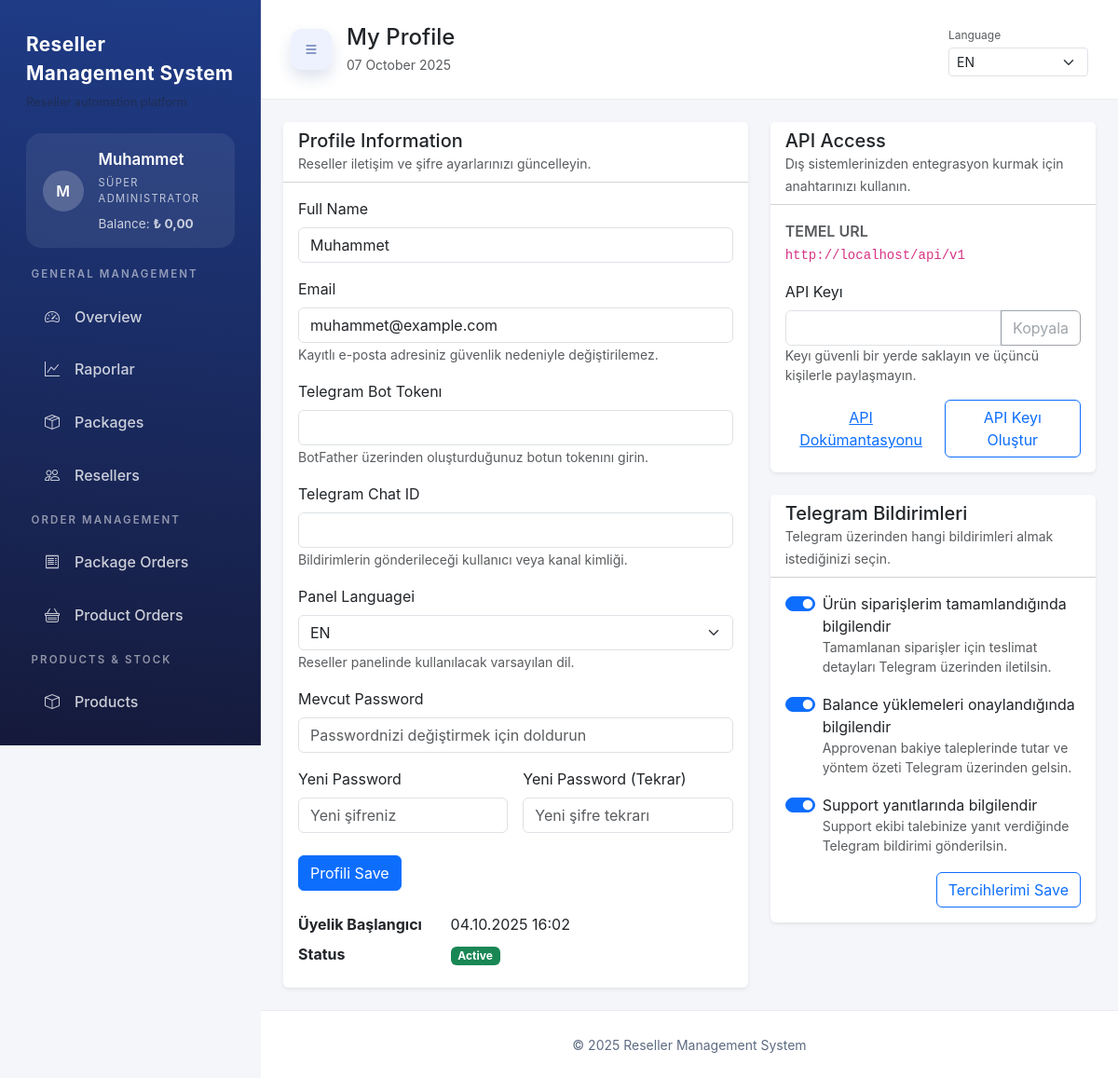
The app's page /profile.php (signed in) with its own data.
### tables this page shows
CREATE TABLE IF NOT EXISTS users (
    id INT AUTO_INCREMENT PRIMARY KEY,
    name VARCHAR(150) NOT NULL,
    email VARCHAR(150) NOT NULL UNIQUE,
    password_hash VARCHAR(255) NOT NULL,
    api_key VARCHAR(128) NULL,
    locale VARCHAR(5) NULL,
    role ENUM('super_admin','admin','finance','support','content','reseller') NOT NULL DEFAULT 'reseller',
    balance DECIMAL(12,2) NOT NULL DEFAULT 0,
    status ENUM('active','inactive') NOT NULL DEFAULT 'active',
    telegram_bot_token VARCHAR(255) NULL,
    telegram_chat_id VARCHAR(191) NULL,
    notify_order_completed TINYINT(1) NOT NULL DEFAULT 1,
    notify_balance_approved TINYINT(1) NOT NULL DEFAULT 1,
    notify_support_replied TINYINT(1) NOT NULL DEFAULT 1,
    low_balance_since DATETIME NULL DEFAULT NULL,
    created_at DATETIME NOT NULL DEFAULT CURRENT_TIMESTAMP,
    updated_at DATETIME NULL DEFAULT NULL ON UPDATE CURRENT_TIMESTAMP,
    UNIQUE KEY uniq_users_api_key (api_key)
);

### profile.php (the view, shortened to what the rows shown need)
<?php
require __DIR__ . '/bootstrap.php';
$user = $_SESSION['user'];
$hasApiKey = isset($user['api_key']) && $user['api_key'] !== '';
$pageTitle = 'Profilim';
include __DIR__ . '/templates/header.php';
?>
<div class="row g-4">
    <div class="col-12 col-xl-7">
        <div class="card border-0 shadow-sm h-100">
            <div class="card-body">
                <form method="post" class="mb-4">
                    <div class="mb-3">
                        <label class="form-label">Ad Soyad</label>
                        <input type="text" name="name" class="form-control" value="<?= Helpers::sanitize($user['name']) ?>" required>
                    </div>
                    <div class="mb-3">
                        <label class="form-label">E-posta</label>
                        <input type="email" class="form-control" value="<?= Helpers::sanitize($user['email']) ?>" readonly>
                        <small class="text-muted">Kayıtlı e-posta adresiniz güvenlik nedeniyle değiştirilemez.</small>
                    </div>
                </form>
                <dl class="row mb-0">
                    <dt class="col-sm-4">Üyelik Başlangıcı</dt>
                    <dd class="col-sm-8"><?= isset($user['created_at']) ? date('d.m.Y H:i', strtotime($user['created_at'])) : '-' ?></dd>
                    <dt class="col-sm-4">Durum</dt>
                    <dd class="col-sm-8"><span class="badge bg-success">Aktif</span></dd>
                </dl>
            </div>
        </div>
    </div>
    <div class="col-12 col-xl-5">
        <div class="card border-0 shadow-sm mb-4">
            <div class="card-body">
                <div class="d-flex flex-column flex-md-row gap-2 justify-content-between align-items-md-center">
                    <form method="post" class="text-md-end">
                        <button type="submit" class="btn btn-outline-primary"><?= Helpers::sanitize($hasApiKey ? 'API Anahtarını Yenile' : 'API Anahtarı Oluştur') ?></button>
                    </form>
                </div>
            </div>
        </div>
        <div class="card border-0 shadow-sm mb-4">
            <div class="card-body">
                <form method="post" class="vstack gap-3">
                    <div class="form-check form-switch">
                        <input class="form-check-input" type="checkbox" id="notifyOrderCompleted" name="notify_order_completed" <?= (!isset($user['notify_order_completed']) || $user['notify_order_completed'] !== '0') ? 'checked' : '' ?>>
                        <label class="form-check-label" for="notifyOrderCompleted">Ürün siparişlerim tamamlandığında bilgilendir</label>
                        <small class="text-muted d-block">Tamamlanan siparişler için teslimat detayları Telegram üzerinden iletilsin.</small>
                    </div>
                    <div class="form-check form-switch">
                        <input class="form-check-input" type="checkbox" id="notifyBalanceApproved" name="notify_balance_approved" <?= (!isset($user['notify_balance_approved']) || $user['notify_balance_approved'] !== '0') ? 'checked' : '' ?>>
                        <label class="form-check-label" for="notifyBalanceApproved">Bakiye yüklemeleri onaylandığında bilgilendir</label>
                        <small class="text-muted d-block">Onaylanan bakiye taleplerinde tutar ve yöntem özeti Telegram üzerinden gelsin.</small>
                    </div>
                    <div class="form-check form-switch">
                        <input class="form-check-input" type="checkbox" id="notifySupportReplied" name="notify_support_replied" <?= (!isset($user['notify_support_replied']) || $user['notify_support_replied'] !== '0') ? 'checked' : '' ?>>
                        <label class="form-check-label" for="notifySupportReplied">Destek yanıtlarında bilgilendir</label>
                        <small class="text-muted d-block">Destek ekibi talebinize yanıt verdiğinde Telegram bildirimi gönderilsin.</small>
                    </div>
                </form>
            </div>
        </div>
    </div>
</div>
<?php include __DIR__ . '/templates/footer.php';

### templates/header.php (shortened to what the rows shown need)
<?php
$user = $_SESSION['user'] ?? null;
$pageHeadline = $pageTitle ?? 'Panel';
$siteName = Helpers::siteName();
$siteTagline = Helpers::siteTagline();
$currentPath = Helpers::currentPath();
$isAdminRole = $user ? Auth::isAdminRole($user['role']) : false;
$isAdminArea = $user && $isAdminRole && strpos($currentPath, '/admin/') === 0;
$menuBadges = array();
if ($user && $isAdminRole) {
    try {
        $sidebarPdo = Database::connection();
        if (Auth::userHasRole($user, array('super_admin', 'admin', 'support'))) {
            $menuBadges['/admin/orders.php'] = (int) $sidebarPdo
                ->query("SELECT COUNT(*) FROM package_orders WHERE status IN ('pending','paid')")
                ->fetchColumn();
            $menuBadges['/admin/product-orders.php'] = (int) $sidebarPdo
                ->query("SELECT COUNT(*) FROM product_orders WHERE status IN ('pending','processing')")
                ->fetchColumn();
        }
    } catch (\Throwable $sidebarException) {
        $menuBadges = array();
    }
}
$menuSections = array();
if ($user) {
    if ($isAdminRole) {
        foreach ($adminSections as $section) {
            $items = array();
            foreach ($section['items'] as $item) {
                $allowedRoles = $item['roles'] ?? Auth::adminRoles();
                if (Auth::userHasRole($user, $allowedRoles)) {
                    $items[] = $item;
                }
            }
            if ($items) {
                $section['items'] = $items;
                $menuSections[] = $section;
            }
        }
    }
}
$nameSource = $user['name'] ?? ($user['email'] ?? 'U');
if (function_exists('mb_substr')) {
    $avatarInitial = mb_strtoupper(mb_substr($nameSource, 0, 1, 'UTF-8'), 'UTF-8');
} else {
    $avatarInitial = strtoupper(substr($nameSource, 0, 1));
}
$userRoleLabel = $user ? Auth::roleLabel($user['role']) : '';
?>
<!DOCTYPE html>
<html lang="<?= Lang::htmlLocale() ?>">
<head>
    <link href="https://cdn.jsdelivr.net/npm/bootstrap@5.3.2/dist/css/bootstrap.min.css" rel="stylesheet">
    <link href="https://cdn.jsdelivr.net/npm/bootstrap-icons@1.11.1/font/bootstrap-icons.css" rel="stylesheet">
    <link href="/assets/css/style.css" rel="stylesheet">
</head>
<body>
<div class="app-shell">
    <?php if ($user): ?>
        <aside class="app-sidebar" id="appSidebar">
            <div class="sidebar-brand">
                <a href="<?= $isAdminArea ? '/admin/dashboard.php' : '/dashboard.php' ?>"><?= Helpers::sanitize($siteName) ?></a>
                <?php if ($siteTagline): ?>
                    <div class="sidebar-brand-tagline text-muted small"><?= Helpers::sanitize($siteTagline) ?></div>
                <?php endif; ?>
            </div>
            <div class="sidebar-user d-flex align-items-center gap-3">
                <span class="avatar-circle avatar-circle--sidebar fw-semibold flex-shrink-0"><?= Helpers::sanitize($avatarInitial) ?></span>
                <div class="flex-grow-1">
                    <div class="sidebar-user-name fw-semibold mb-1"><?= Helpers::sanitize($user['name']) ?></div>
                    <div class="sidebar-user-role text-uppercase small mb-2"><?= Helpers::sanitize($userRoleLabel) ?></div>
                    <?php if (Helpers::featureEnabled('balance')): ?>
                        <div class="sidebar-user-balance small text-white-75">
                            <?= Helpers::sanitize('Bakiye') ?>:
                            <strong><?= Helpers::formatCurrencyHtml((float) $user['balance']) ?></strong>
                        </div>
                    <?php endif; ?>
                </div>
            </div>
            <nav class="sidebar-nav" id="sidebarNav">
                <?php foreach ($menuSections as $section): ?>
                    <div class="sidebar-section">
                        <div class="sidebar-section-heading text-uppercase text-white-75 small fw-semibold">
                            <?= Helpers::sanitize($section['heading']) ?>
                        </div>
                        <ul class="list-unstyled mb-0 sidebar-section-list">
                            <?php foreach ($section['items'] as $navItem): ?>
                                <?php $itemActive = Helpers::isActive($navItem['pattern']); ?>
                                <li>
                                    <a href="<?= $navItem['href'] ?>" class="sidebar-link <?= $itemActive ? 'active' : '' ?>">
                                        <?php if (!empty($navItem['icon'])): ?>
                                            <span class="sidebar-link-icon"><i class="<?= Helpers::sanitize($navItem['icon']) ?>"></i></span>
                                        <?php endif; ?>
                                        <span class="sidebar-link-text"><?= Helpers::sanitize($navItem['label']) ?></span>
                                    </a>
                                </li>
                            <?php endforeach; ?>
                        </ul>
                    </div>
                <?php endforeach; ?>
            </nav>
        </aside>
    <?php endif; ?>
    <div class="app-main d-flex flex-column flex-grow-1">
        <?php if ($user): ?>
            <header class="app-topbar d-flex align-items-center justify-content-between gap-3 flex-wrap">
                <div class="d-flex align-items-center gap-3">
                    <div>
                        <h1 class="h4 mb-1"><?= Helpers::sanitize($pageHeadline) ?></h1>
                    </div>
                </div>
            </header>
        <?php endif; ?>
        <main class="app-content flex-grow-1">
            <div class="app-content-inner py-4">
                <div class="app-container">

### records on screen
users: name "M", name "Muhammet", role "SÜPER ADMINISTRATOR", email "muhammet@example.com", created_at "04.10.2025 16:02", api_key "API Keyı Oluştur", notify_order_completed "☑", notify_balance_approved "☑", notify_support_replied "☑"

### other values on screen
Helpers::sanitize($siteName) "Reseller Management System"
Helpers::sanitize('Bakiye') "Balance"
$formatted "0,00"
Helpers::sanitize($section['heading']) "GENERAL MANAGEMENT"
Helpers::sanitize($navItem['label']) "Overview"
Helpers::sanitize($navItem['label']) "Raporlar"
Helpers::sanitize($navItem['label']) "Packages"
Helpers::sanitize($navItem['label']) "Resellers"
Helpers::sanitize($section['heading']) "ORDER MANAGEMENT"
Helpers::sanitize($navItem['label']) "Package Orders"
Helpers::sanitize($navItem['label']) "Product Orders"
Helpers::sanitize($section['heading']) "PRODUCTS & STOCK"
Helpers::sanitize($navItem['label']) "Products"
Helpers::sanitize($pageHeadline) "My Profile"
Helpers::sanitize('Dil') "Language"
